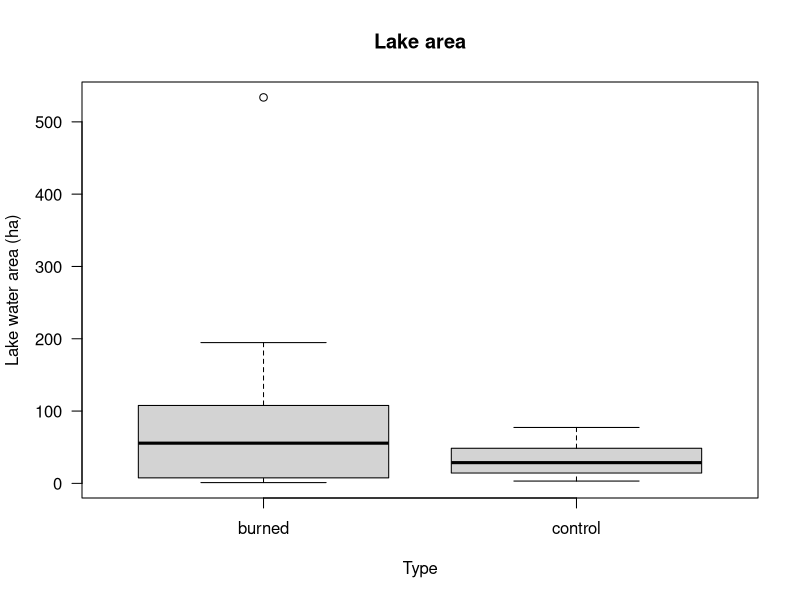
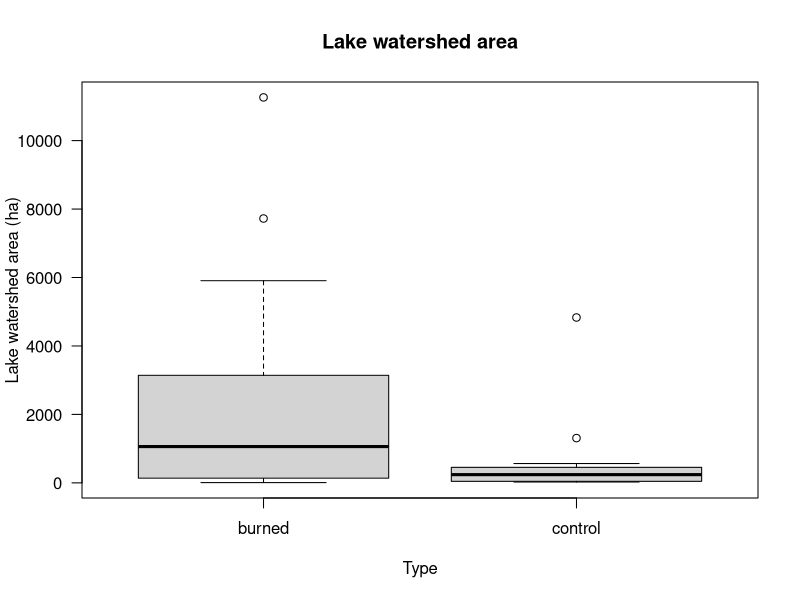
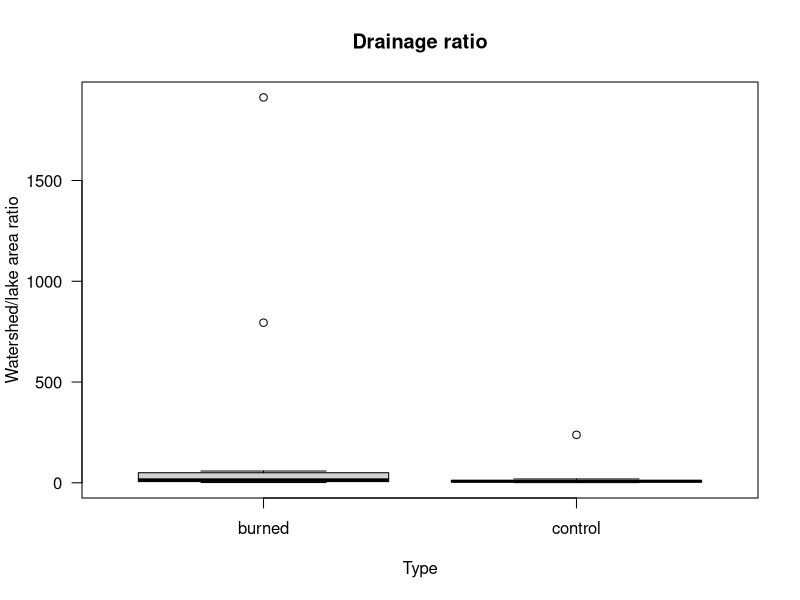
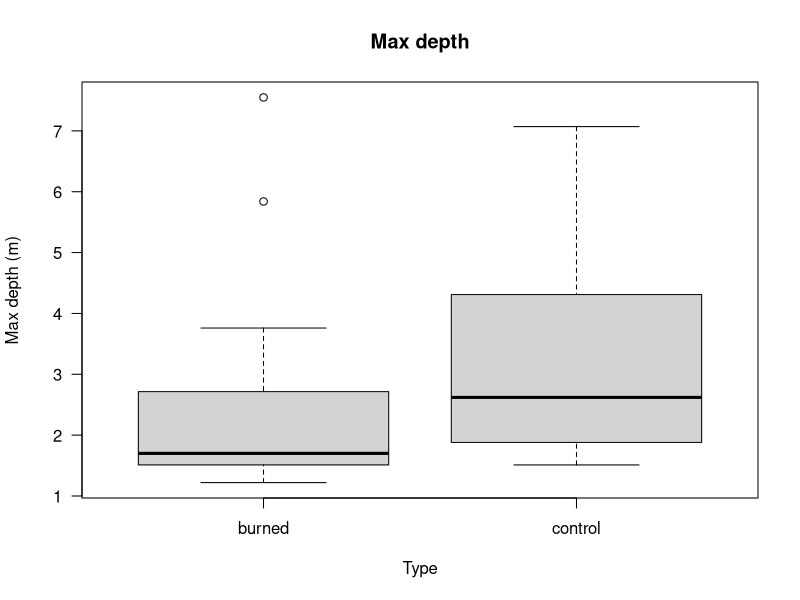
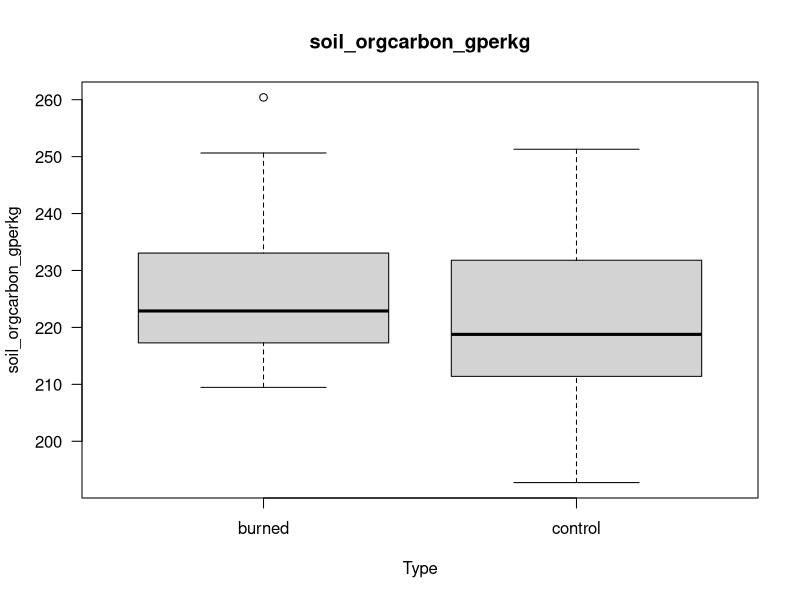
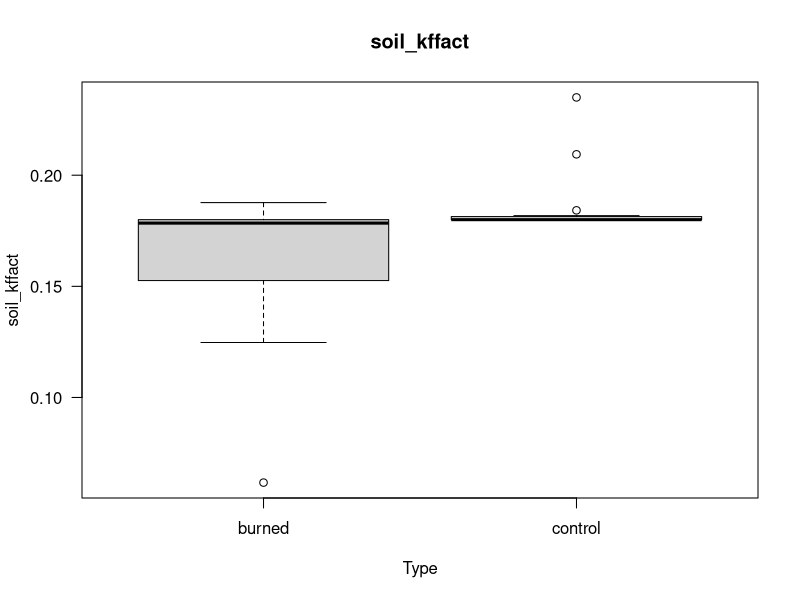

The R source for these figures, in order:
########## Comparing characteristics of control/burned lakes ##################
# Date: 6-28-23
# updated: 7-10-23
# Author: Ian McCullough, immccull@gmail.com
###############################################################################

#### R libraries ####
library(dplyr)

#### Input data ####
setwd("C:/Users/immcc/Documents/SplashNBurn")
LAGOStable <- read.csv("Data/LAGOS/LAGOS_LOCUS_GEO_DEPTH_combined.csv")
waterquality <- read.csv("Data/WaterQuality/combined_lab_field_may_sep.csv")

#### Main program ####
LAGOS_burned <- subset(LAGOStable, type=='burned')
LAGOS_control <- subset(LAGOStable, type=='control')

## Lake water area
boxplot(LAGOStable$lake_waterarea_ha ~ LAGOStable$type, main='Lake area',
        xlab='Type', ylab='Lake water area (ha)', las=1)

LAGOStable %>%
  dplyr::group_by(type) %>%
  dplyr::summarize(min=min(lake_waterarea_ha), median=median(lake_waterarea_ha),
                   mean=mean(lake_waterarea_ha), max=max(lake_waterarea_ha))

ks.test(LAGOS_burned$lake_waterarea_ha, LAGOS_control$lake_waterarea_ha)

# if take out Greenwood (very large burned lake)
LAGOStable_noGreen <- subset(LAGOStable, !(Site=='Greenwood Lake'))

LAGOStable_noGreen %>%
  dplyr::group_by(type) %>%
  dplyr::summarize(min=min(lake_waterarea_ha), median=median(lake_waterarea_ha),
                   mean=mean(lake_waterarea_ha), max=max(lake_waterarea_ha))

## Lake watershed area
boxplot(LAGOStable$ws_area_ha ~ LAGOStable$type, main='Lake watershed area',
        xlab='Type', ylab='Lake watershed area (ha)', las=1)

LAGOStable %>%
  dplyr::group_by(type) %>%
  dplyr::summarize(min=min(ws_area_ha), median=median(ws_area_ha),
                   mean=mean(ws_area_ha), max=max(ws_area_ha))

ks.test(LAGOS_burned$ws_area_ha, LAGOS_control$ws_area_ha)

## Drainage ratio
boxplot(LAGOStable$ws_lake_arearatio ~ LAGOStable$type, main='Drainage ratio',
        xlab='Type', ylab='Watershed/lake area ratio', las=1)

LAGOStable %>%
  dplyr::group_by(type) %>%
  dplyr::summarize(min=min(ws_lake_arearatio), median=median(ws_lake_arearatio),
                   mean=mean(ws_lake_arearatio), max=max(ws_lake_arearatio))

ks.test(LAGOS_burned$ws_lake_arearatio, LAGOS_control$ws_lake_arearatio)

## Max depth
WQ_sub <- waterquality[,c('Site','zMax_m','Type')]

# get mean of max depths for each lake
meanmax <- WQ_sub %>%
  dplyr::group_by(Site) %>%
  dplyr::summarize(meanmax=mean(zMax_m, na.rm=T))
meanmax <- merge(meanmax, LAGOStable[,c('Site','type')])

boxplot(meanmax$meanmax ~ meanmax$type, main='Max depth',
        xlab='Type', ylab='Max depth (m)', las=1)

meanmax %>%
  dplyr::group_by(type) %>%
  dplyr::summarize(min=min(meanmax), median=median(meanmax),
                   mean=mean(meanmax), max=max(meanmax))

meanmax_burned <- subset(meanmax, type=='burned')
meanmax_control <- subset(meanmax, type=='control')

ks.test(meanmax_burned$meanmax, meanmax_control$meanmax)

## Soil properties
# organic C content; no big difference
boxplot(LAGOStable$soil_orgcarbon_gperkg ~ LAGOStable$type, main='soil_orgcarbon_gperkg',
        xlab='Type', ylab='soil_orgcarbon_gperkg', las=1)

LAGOStable %>%
  dplyr::group_by(type) %>%
  dplyr::summarize(min=min(soil_orgcarbon_gperkg), median=median(soil_orgcarbon_gperkg),
                   mean=mean(soil_orgcarbon_gperkg), max=max(soil_orgcarbon_gperkg))

ks.test(LAGOS_burned$soil_orgcarbon_gperkg, LAGOS_control$soil_orgcarbon_gperkg)

# K factor; signif difference, but medians are very similar and there is not much
# variability in control lakes besides 3 outliers, which are likely behind the difference
# wouldn't read into this too much
boxplot(LAGOStable$soil_kffact ~ LAGOStable$type, main='soil_kffact',
        xlab='Type', ylab='soil_kffact', las=1)

LAGOStable %>%
  dplyr::group_by(type) %>%
  dplyr::summarize(min=min(soil_kffact), median=median(soil_kffact),
                   mean=mean(soil_kffact), max=max(soil_kffact))

ks.test(LAGOS_burned$soil_kffact, LAGOS_control$soil_kffact)

## Difference in differences (DID) estimator
# the interaction coefficent between treatment and time would represent
# the DID estimator; however, we can't implement this without both pre- and
# post-fire data
# tutorial provided by reviewer: https://rpubs.com/phle/r_tutorial_difference_in_differences
# found another one by Oscar Torres-Reyna that basically had the same info in shorter form: http://www.princeton.edu/~otorres/
#LAGOStable$treated <- ifelse(LAGOStable$type=='burned', 1, 0)
